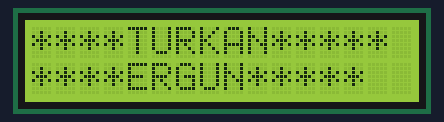
Bench run of a sketch on a simulated Arduino Uno, built with avr-gcc and run on an emulated ATmega328P. Shown: 16×2 character LCD.

Above: at 0.1 s.
At 3.6 s:
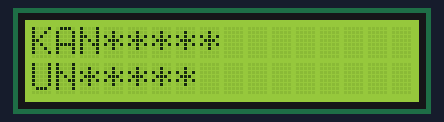
At 7.2 s:
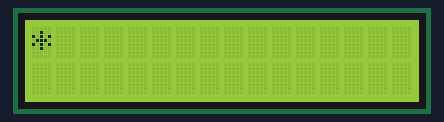
At 13.2 s:
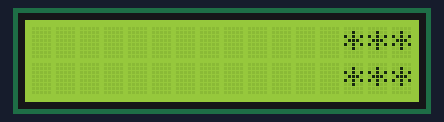
At 19.8 s:
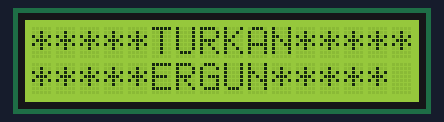
At 39.5 s:
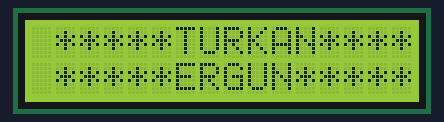

Measured:
- what the display in image 1 shows lasts 0.5 s, from 3.6 s to 4.1 s

The sketch:

YAZIYISOLAKAYDIRMA.ino
```cpp
//EKRANA ******TURKAN*****
//      *******ERGUN****** SOLA KAYDIRARAK GEÇİYO
#include<LiquidCrystal.h>
LiquidCrystal lcd(8,9,4,5,6,7);
void setup()
{
  lcd.begin(16,2);// LCD ekranın başlatılması ve satır/sütun sayısının belirtilmesi.
}

void loop()
{
  for(int i=0;i<16;i++)
  {
    lcd.setCursor(0,0);
    lcd.print("*****TURKAN*****");
    lcd.setCursor(0,1);
    lcd.print("*****ERGUN*****");
    lcd.scrollDisplayLeft();//SOLA KAYDIRIYOR
    delay(500);
  }

}
```
